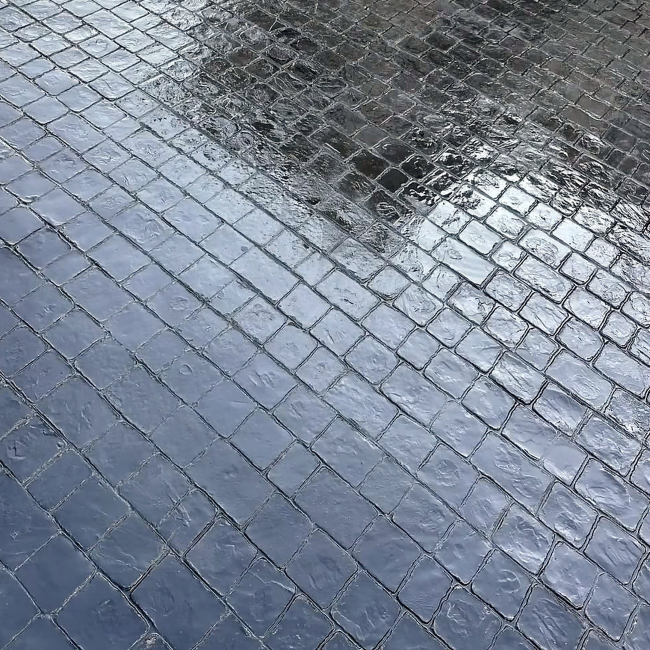
#> input picture design/grok-patterns/cobble.jpg, 1300 x 1300 px, given in place of p05.jpg, which was not available (shown at 1/2 size)
$ python recolor-patterns.py ../design/grok-patterns
#> lines starting #> are read from the running program, lines starting #| are printed output that depends on the picture
"""Make every stamped-concrete pattern in every colour, using colours taken from real project photos.

For each colour we read a real photo of a floor in that colour and learn, per brightness level, which
RGB colour that floor has (a gradient map). That map is then applied to the brightness of each pattern
crop, so texture comes from the pattern and colour from the real floor. Where a real crop already shows
a pattern in a colour, that crop is used as is.

Run from the project root:  python3 scripts/recolor-patterns.py public/images/patterns
"""
import colorsys
import sys

from PIL import Image, ImageFilter, ImageOps

d = sys.argv[1]
root = d.rsplit('/patterns', 1)[0]  # public/images

patterns = ['stone', 'slate', 'cobble']
# colour -> (source photo, crop box of a floor area in that colour)
sources = {
    'charcoal': ('p05.jpg', (0, 700, 1500, 2000)),
    'lightgrey': ('p12.jpg', (200, 1100, 1300, 2000)),
    'terracotta': ('p07.jpg', (0, 700, 1500, 2000)),
    'amber': ('p06.jpg', (0, 560, 1500, 2000)),
}
real = {('stone', 'amber'): 'pattern-stone.jpg', ('cobble', 'charcoal'): 'pattern-cobble.jpg'}


def gradient_map(img):
    """256-entry list: average colour of the pixels at each brightness, smoothed and filled."""
    img = img.convert('RGB').resize((400, 400))
    lum = img.convert('L')
    sums = [[0, 0, 0, 0] for _ in range(256)]
    for (r, g, b), l in zip(img.getdata(), lum.getdata()):
        s = sums[l]
        s[0] += r
        s[1] += g
        s[2] += b
        s[3] += 1
    known = [(i, (s[0] / s[3], s[1] / s[3], s[2] / s[3])) for i, s in enumerate(sums) if s[3] >= 3]
    lut = []
    for i in range(256):
        lo = max((k for k in known if k[0] <= i), default=known[0], key=lambda k: k[0])
        hi = min((k for k in known if k[0] >= i), default=known[-1], key=lambda k: k[0])
        t = 0 if hi[0] == lo[0] else (i - lo[0]) / (hi[0] - lo[0])
        lut.append(tuple(lo[1][j] + (hi[1][j] - lo[1][j]) * t for j in range(3)))
    # smooth so noise in the source does not band
    w = 6
    return [
        tuple(int(sum(lut[k][j] for k in range(max(0, i - w), min(256, i + w + 1))) / (min(256, i + w + 1) - max(0, i - w))) for j in range(3))
        for i in range(256)
    ]


def match_brightness(src_l, ref_l):
    """Histogram-match a greyscale image to a reference, so light crops do not wash out."""
    def cdf(im):
        h = im.histogram()
        tot = sum(h)
        acc, out = 0, []
        for v in h:
            acc += v
            out.append(acc / tot)
        return out

    cs, cr = cdf(src_l), cdf(ref_l)
    lut, j = [], 0
    for i in range(256):
        while j < 255 and cr[j] < cs[i]:
            j += 1
        lut.append(j)
    return src_l.point(lut)


# Wet photos reflect the sky; above this brightness the map keeps the floor colour instead of near-white.
highlight_cap = {'charcoal': 225, 'terracotta': 165, 'amber': 190}
# Warm floors: reflections in the source turn pink, so keep the floor's own hue/saturation fixed.
lock_hue = {'terracotta', 'amber'}


def floor_hue(img):
    px = sorted(img.convert('RGB').resize((200, 200)).getdata(), key=lambda c: sum(c))
    mid = px[len(px) // 4 : len(px) * 3 // 4]  # ignore shadows and reflections
    r, g, b = (sum(c[i] for c in mid) / len(mid) / 255 for i in range(3))
    h, s, _ = colorsys.rgb_to_hsv(r, g, b)
    return h, s


maps, refs = {}, {}
for c, (photo, box) in sources.items():
    crop = Image.open(f'{root}/{photo}').crop(box)
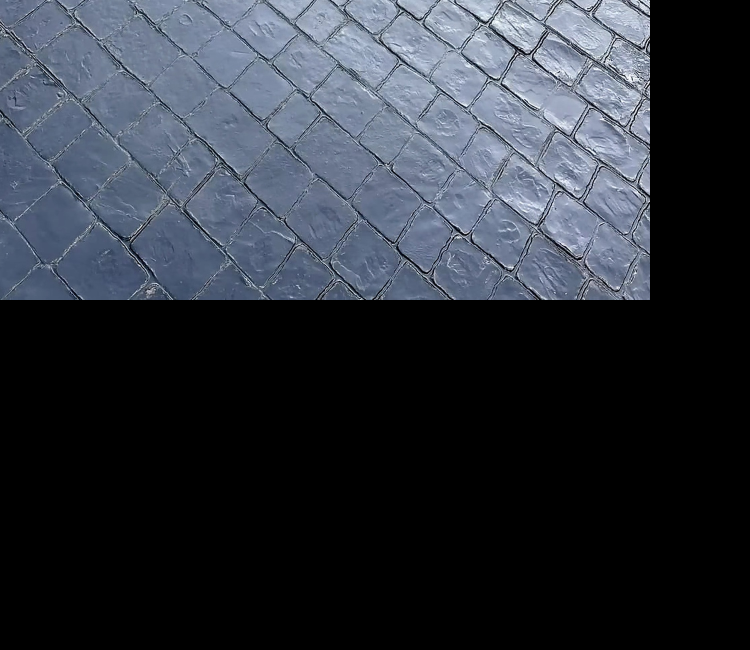
#> crop: PIL image 1500x1300 RGB (shown at 1/2 size); mean R, G, B 45.4, 50.3, 58.9
    lut = gradient_map(crop)
#> in gradient_map, `img = img.convert('RGB').resize((400, 400))`:
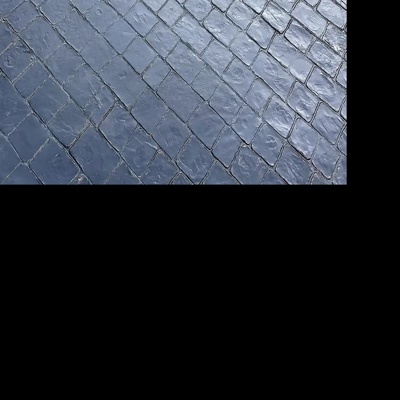
#> img: PIL image 400x400 RGB; mean R, G, B 45.4, 50.4, 59
#> in gradient_map, `lum = img.convert('L')`:
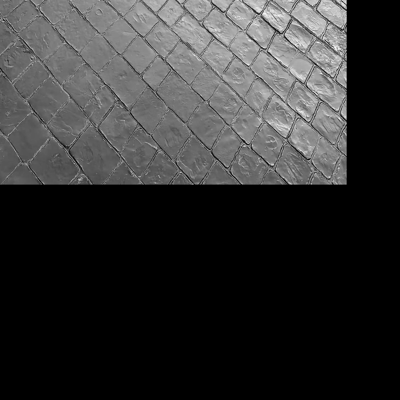
#> lum: PIL image 400x400 L; min 0, max 251, mean 49.9
#> the loop in gradient_map, `for (r, g, b), l in zip(img.getdata(), lum.getdata()):` made 160000 passes
#> (r, g, b, l) on passes 1 to 3: (98, 113, 136, 111), (99, 113, 139, 112), (96, 110, 136, 109)
#> in gradient_map, `known = [(i, (s[0] / s[3], s[1] / s[3], s[2] / s[3])) for i, s in enum..`: known = 220 items
#> the loop in gradient_map, `for i in range(256):` made 256 passes
#> (hi, t) on passes 1, 12, 13: ((0, (0, 0, 0)), 0), ((11, (6, 11, 22.57)), 0), ((12, (9.4, 11.4, 22.4)), 0)
#> after the loop in gradient_map, `for i in range(256):`: lut = 256 items, first 6: (0, 0, 0), (0.545, 1, 2.05), (1.09, 2, 4.1), (1.64, 3, 6.16), (2.18, 4, 8.21), (2.73, 5, 10.26)
#> lut = 256 items, first 6: (1, 3, 6), (1, 3, 7), (2, 4, 8), (2, 4, 9), (2, 5, 10), (3, 5, 11)
#> (the run stopped early here; a loop or call above may not have finished)
